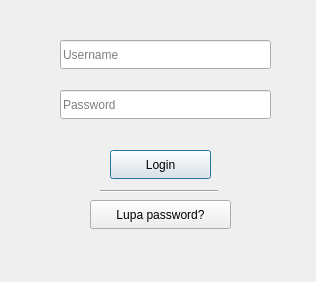
<?xml version="1.0" encoding="UTF-8"?>
<ui version="4.0">
 <class>Dialog</class>
 <widget class="QDialog" name="Dialog">
  <property name="geometry">
   <rect>
    <x>0</x>
    <y>0</y>
    <width>316</width>
    <height>282</height>
   </rect>
  </property>
  <property name="windowTitle">
   <string>Dialog</string>
  </property>
  <widget class="QLineEdit" name="lineEdit">
   <property name="geometry">
    <rect>
     <x>60</x>
     <y>40</y>
     <width>211</width>
     <height>29</height>
    </rect>
   </property>
   <property name="placeholderText">
    <string>Username</string>
   </property>
  </widget>
  <widget class="QLineEdit" name="lineEdit_2">
   <property name="geometry">
    <rect>
     <x>60</x>
     <y>90</y>
     <width>211</width>
     <height>29</height>
    </rect>
   </property>
   <property name="echoMode">
    <enum>QLineEdit::Password</enum>
   </property>
   <property name="placeholderText">
    <string>Password</string>
   </property>
  </widget>
  <widget class="QPushButton" name="loginBtn">
   <property name="geometry">
    <rect>
     <x>110</x>
     <y>150</y>
     <width>101</width>
     <height>29</height>
    </rect>
   </property>
   <property name="text">
    <string>Login</string>
   </property>
  </widget>
  <widget class="QPushButton" name="forgotBtn">
   <property name="geometry">
    <rect>
     <x>90</x>
     <y>200</y>
     <width>141</width>
     <height>29</height>
    </rect>
   </property>
   <property name="text">
    <string>Lupa password?</string>
   </property>
  </widget>
  <widget class="Line" name="line">
   <property name="geometry">
    <rect>
     <x>100</x>
     <y>190</y>
     <width>118</width>
     <height>3</height>
    </rect>
   </property>
   <property name="orientation">
    <enum>Qt::Horizontal</enum>
   </property>
  </widget>
 </widget>
 <resources/>
 <connections/>
</ui>
